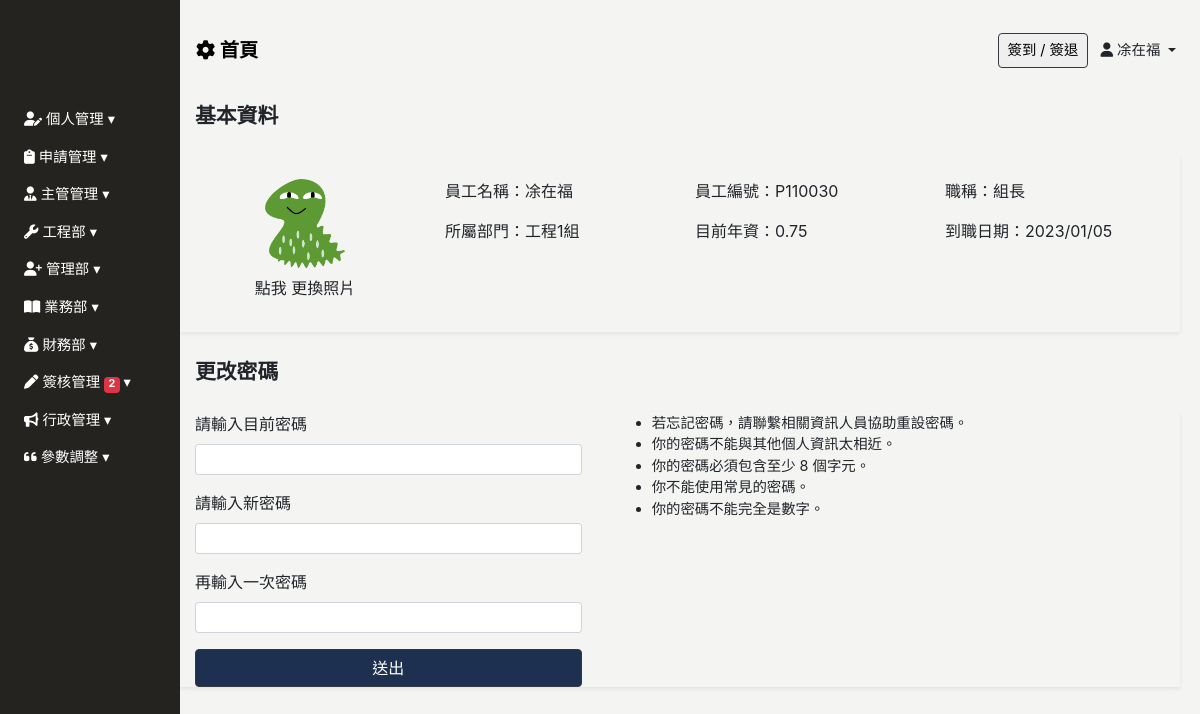
The app's page /profile/ (signed in), older data.
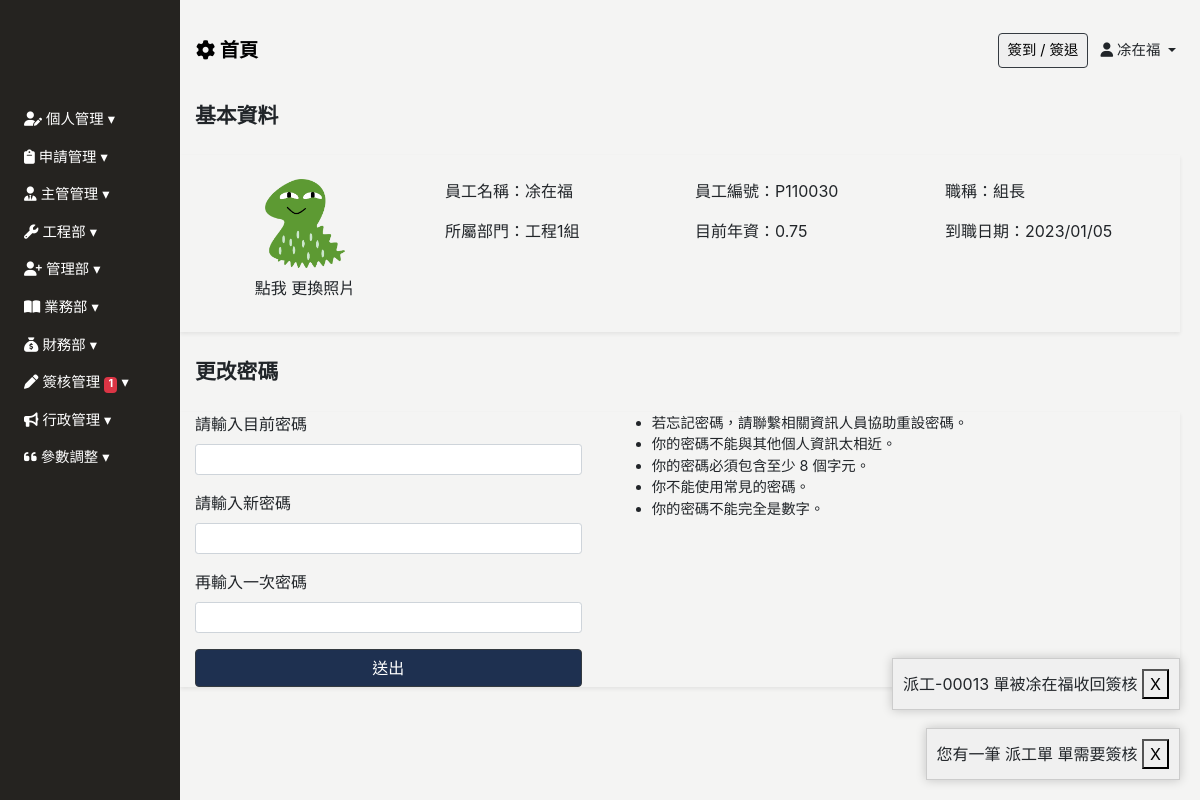
The same page, newer data.
### Backend/models.py (models this page shows, shortened)
class ModifiedModel(models.Model):
    modified_by = models.ForeignKey("Employee", on_delete=models.SET_NULL, null=True, blank=True)
    created_date = models.DateField(default=timezone.now,verbose_name='建立日期')
    update_date = models.DateField(auto_now=True, verbose_name='更新日期')
    class Meta:
        abstract = True

class Employee(ModifiedModel):
    GENDER_CHOICES = [
        ('M', '男'),
        ('F', '女'),
    ]
    BLOOD_TYPE_CHOICES = [
        ('A', 'A型'),
        ('B', 'B型'),
        ('AB','AB型'),
        ('O', 'O型'),
    ]
    MARITAL_STATUS_CHOICES = [
        ('M', '已婚'),
        ('S', '未婚'),
        ('D', '離異'),
    ]
    MILITARY_STATUS_CHOICES = [
        ('M', '義務役'),
        ('E', '免服役'),
        ('A', '替代役'),
    ]
    user = models.OneToOneField(User, null=True, blank=True, on_delete=models.CASCADE)
    profile_image = models.ImageField(upload_to='employee_profile/', blank=True, null=True, default='employee_profile/default_profile.png', verbose_name='員工照片')
    location_city = models.CharField(max_length=4, choices=LOCATION_CHOICES, null=True, blank=True, verbose_name='居住城市(用於計算)')
    uploaded_files = models.ManyToManyField(UploadedFile,blank=True,  related_name="userfile")
    full_name = models.CharField(max_length=30, null=True, blank=True, verbose_name='員工名稱')
    employee_id	 = models.CharField(max_length=30, blank=True,verbose_name='員工編號')
    departments = models.ForeignKey('Department', on_delete=models.SET_NULL, blank=True, null=True, related_name='employees', verbose_name='部門名稱')# 你可以通过department.employees.all()访问一个部门的所有员工。
    position = models.CharField(max_length=30, null=True, blank=True, verbose_name='職稱')
    phone_number = models.CharField(max_length=20, null=True, blank=True,verbose_name='手機號碼')
    contact_number = models.CharField(max_length=20, null=True, blank=True,verbose_name='聯絡電話')
    start_work_date = models.DateField(null=True, blank=True, verbose_name='到職日期')
    seniority = models.DecimalField(max_digits=3, decimal_places=1, null=True, blank=True, verbose_name='目前年資')
    id_number = models.CharField(max_length=20, null=True, blank=True, verbose_name='身份證字號')
    birthday = models.DateField(null=True, blank=True, verbose_name='出生日期')
    gender = models.CharField(max_length=1, choices=GENDER_CHOICES, null=True, blank=True, verbose_name='性別')
    blood_type = models.CharField(max_length=2, choices=BLOOD_TYPE_CHOICES, null=True, blank=True, verbose_name='血型')
    birth_place = models.CharField(max_length=100, null=True, blank=True, verbose_name='出生地')
    marital_status = models.CharField(max_length=1, choices=MARITAL_STATUS_CHOICES, null=True, blank=True, verbose_name='婚姻狀況')
    military_status = models.CharField(max_length=1, choices=MILITARY_STATUS_CHOICES, null=True, blank=True, verbose_name='兵役狀況')
    permanent_address = models.CharField(max_length=50, null=True, blank=True, verbose_name='戶籍地址')
    current_address_city = models.CharField(max_length=50, null=True, blank=True, verbose_name='現居地址縣市')
    current_address = models.CharField(max_length=50, null=True, blank=True, verbose_name='現居地址')
    location = models.CharField(max_length=50, null=True, blank=True, verbose_name='所在地')
    company_email = models.EmailField(null=True, blank=True, verbose_name='公司E_Mail')
    personal_email = models.EmailField(null=True, blank=True, verbose_name='個人E_Mail')
    emergency_contact = models.CharField(max_length=50, null=True, blank=True, verbose_name='緊急聯絡人1')
    emergency_contact_relations = models.CharField(max_length=50, null=True, blank=True, verbose_name='關係1')
    emergency_contact_phone = models.CharField(max_length=20, null=True, blank=True, verbose_name='聯絡人電話1')
    default_salary = models.PositiveIntegerField(default=26000, null=True, blank=True, verbose_name="基本薪資")
    job_addition = models.PositiveIntegerField(default=0, null=True, blank=True, verbose_name="職務加給")
    phone_addition = models.PositiveIntegerField(default=0, null=True, blank=True, verbose_name="手機加給")
    certificates_addition = models.PositiveIntegerField(default=0, null=True, blank=True, verbose_name="證照加給")
    labor_protection = models.PositiveIntegerField(default=0, null=True, blank=True, verbose_name="勞保級距")
    health_insurance = models.PositiveIntegerField(default=0, null=True, blank=True, verbose_name="健保級距")
    labor_pension_moeny = models.PositiveIntegerField(default=6, null=True, blank=True, verbose_name="勞退級距")
    labor_pension = models.PositiveIntegerField(default=6, null=True, blank=True, verbose_name="勞退比例(%)")
    class Meta:
        verbose_name = "員工"   # 單數
        verbose_name_plural = verbose_name   #複數
    def seniority(self):
        start_work_date= self.start_work_date
        if start_work_date == None :
            return "人資單位未填寫入值日"
        today = datetime.today().date()
        total_months = (today.year - start_work_date.year) * 12 + (today.month - start_work_date.month)
        seniority_value = total_months / 12
        return seniority_value

class Department(ModifiedModel):
    COMPANY_CHOICES = [
        ('艾力克電機', '艾力克電機'),
        ('維景', '維景'),
    ]
    belong_to_company =models.CharField(max_length=20,choices=COMPANY_CHOICES, null=True, blank=True,verbose_name="所屬公司")
    parent_department  = models.ForeignKey('self',max_length=30,  on_delete=models.SET_NULL, null=True, blank=True, verbose_name='上層部門')
    department_name = models.CharField(max_length=30, null=True, blank=True,verbose_name='部門名稱')
    department_id = models.CharField(max_length=20, null=True, blank=True,verbose_name='部門編號')
    class Meta:
        verbose_name = "部門"   # 單數
        verbose_name_plural = verbose_name   #複數

class SysMessage(models.Model):
    Target_user = models.ForeignKey("Employee", related_name="sys_messages", on_delete=models.SET_NULL, null=True, blank=True, verbose_name='顯示對象')
    content = models.TextField(verbose_name='內容')
    watch = models.BooleanField(default=False,verbose_name='已看過')
    class Meta:
        verbose_name = '系統消息'
        verbose_name_plural = verbose_name

### Frontend/views.py (the view)
# urls.py: path('profile/', login_required(views.Profile.as_view()), name='profile'),
class Profile(DeleteView):
    model = User
    template_name = 'profile/profile.html'
    context_object_name = 'user'
    def get_object(self, queryset=None):
        return self.request.user

### Frontend/templates/profile/profile.html (shortened to what this page needs)
{% extends 'base/base_dashboard.html' %}
{% block import %}
<link rel="stylesheet" href="https://cdnjs.cloudflare.com/ajax/libs/dropzone/5.5.1/min/basic.min.css"
 />
<link rel="stylesheet" href="https://cdnjs.cloudflare.com/ajax/libs/dropzone/5.5.1/min/dropzone.min.css"
 />
{% load static%}
<link rel="stylesheet" href="{% static 'css/profile/profile.css' %}">
{% endblock %}
{% block main %}
<div class="main">
    <div class="profile-header container mb-4">
        <span class="font-weight-bold" style="font-size: clamp(1rem, 2vw, 1.3rem);">
            基本資料
        </span>
    </div>
    <div class="container shadow-sm">
        <div class="row my-4 py-4">
            <div class="col-6 col-md-3 text-center">
                <div class="profile_img mx-auto mb-2" style="width: 80px;">
                    {% if user.employee.profile_image %}
                    <img class="h-100 img-fluid" src="{{ user.employee.profile_image.url }}" alt="員工照片"
                        id="image-upload" style="object-fit: cover;">
                    {% else %}
                    暫無照片
                    {% endif %}
                </div>
                <form id="profileImageForm" enctype="multipart/form-data">
                    <label>
                        點我 更換照片
                    </label>
                </form>
            </div>
            <div class="col-6 col-md-3">
                <div class="form-group">
                    員工名稱：{{ user.employee.full_name }}
                </div>
                <div class="form-group">
                    所屬部門：{{ user.employee.departments.department_name }}
                </div>
            </div>
            <div class="col-6 col-md-3">
                <div class="form-group">
                    員工編號：{{ user.employee.employee_id }}
                </div>
                <div class="form-group">
                    目前年資：{{ user.employee.seniority }}
                </div>
            </div>
            <div class="col-6 col-md-3">
                <div class="form-group">
                    職稱：{{ user.employee.position }}
                </div>
                <div class="form-group">
                    到職日期：{{ user.employee.start_work_date |date:"Y/m/d"}}
                </div>
            </div>
        </div>
    </div>
    <div class="profile-header container mb-4">
        <span class="font-weight-bold" style="font-size: clamp(1rem, 2vw, 1.3rem);">
            更改密碼
        </span>
    </div>
    <div class="container shadow-sm">
        <div class="row">
            <div class="col-5">
                <form id="profileform">
                    <div class="form-group">
                        <label for="current-password-form-control">請輸入目前密碼</label>
                        <input type="password" class="form-control form-control-sm" id="current-password-form-control"
                            name="old_password" required>
                    </div>
                    <div class="form-group">
                        <label for="new-password-form-control">請輸入新密碼</label>
                        <input type="password" class="form-control form-control-sm" pattern="^(?=.*[a-zA-Z]).{8,}$"
                            title="至少8位數，不能全部是數字" name="new_password1" id="new-password-form-control" required>
                    </div>
                    <div class="form-group">
                        <label for="confirm-password-form-control">再輸入一次密碼</label>
                        <input type="password" class="form-control form-control-sm" id="confirm-password-form-control"
                            name="new_password2" required>
                    </div>
                    <button type="submit" class="btn border border-dark rounded w-100 "
                        style="color: #fff;background: #1E3050;">送出</button>
                </form>
            </div>
            <div class="col-7">
                <div class="password-rule" style="font-size: 0.9rem;">
                    <ul>
                        <li>若忘記密碼，請聯繫相關資訊人員協助重設密碼。</li>
                        <li>你的密碼不能與其他個人資訊太相近。</li>
                        <li>你的密碼必須包含至少 8 個字元。</li>
                        <li>你不能使用常見的密碼。</li>
                        <li>你的密碼不能完全是數字。</li>
                    </ul>
                </div>
            </div>
        </div>
    </div>
</div>
{% endblock %}

### Frontend/templates/base/base_dashboard.html (shortened to what this page needs)
<!DOCTYPE html>
<html lang="zh-Hant">
<head>
    <link rel="stylesheet" href="https://stackpath.bootstrapcdn.com/bootstrap/4.2.1/css/bootstrap.min.css"
>
    <link rel="stylesheet" href="https://cdnjs.cloudflare.com/ajax/libs/font-awesome/6.4.0/css/all.min.css">
    <link href="https://unpkg.com/bootstrap-table@1.22.1/dist/bootstrap-table.min.css" rel="stylesheet">
    <link href="https://cdn.rawgit.com/harvesthq/chosen/gh-pages/chosen.min.css" rel="stylesheet" />
    {% load static%}
    <link rel="stylesheet" href="{% static 'css/base/base.css' %}">
    <link rel="stylesheet" href="{% static 'css/index/index-login.css' %}">
    <link href="https://cdn.jsdelivr.net/npm/select2@4.1.0-rc.0/dist/css/select2.min.css" rel="stylesheet" />
    {% block import %}
    {% endblock %}
</head>
<body>
    {% include 'base/sidebar.html' %}
    {% include 'base/header.html' %}
    {% block main %}
    {% endblock %}
    {% for sys_message in sys_messages %}
    <div class="sys-message-popup" data-message-id="{{ sys_message.id }}" style="bottom: {{ sys_message.bottom }}px;">
        <span id="sys-message-content">{{ sys_message.content }}</span>
        <button class="sys-close-button">X</button>
    </div>
    {% endfor %}
</body>
<link href="https://cdn.jsdelivr.net/npm/sweetalert2@11.7.16/dist/sweetalert2.min.css
" rel="stylesheet">
</html>

### Frontend/templates/base/header.html (shortened to what this page needs)
<header class="d-flex justify-content-between align-items-center px-3">
    <div>
        <a href="{% url 'index' %}" style="color: #000; text-decoration: none;">
            <span class="font-weight-bold" style="font-size: clamp(1rem, 2vw, 1.2rem);">
                <i class="fa-solid fa-gear"></i> 首頁
            </span>
        </a>
    </div>
    <div>
        <button type="button" class="border border-dark rounded mr-2" data-toggle="modal" data-target="#clock-inout" @click="catchDateTime">
            簽到 / 簽退
        </button>
        <span class="dropdown-toggle mr-2 employee_full_name" data-toggle="dropdown">
            <i class="fa-solid fa-user"></i> {{ request.user.employee.full_name }}
        </span>
    </div>
</header>
{% load static %}

Row changes from the older to the newer data that the page shows:
added SysMessage: content "您有一筆 派工單 單需要簽核"
added SysMessage: content "派工-00013 單被凃在福收回簽核"
Text that changed along with them:
{{ approval_count }}: "2" → "1"
new list line: "X"
